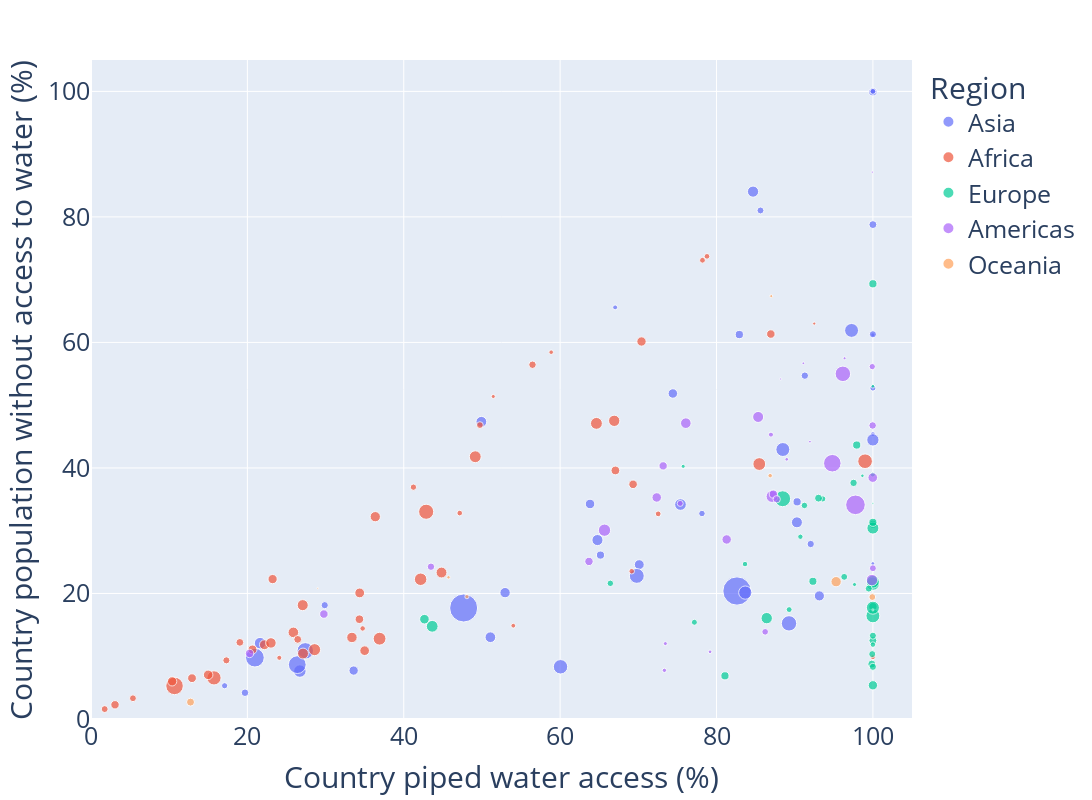

Notebook code for this chart:
### Code cell
# Piped water access by country
# create bubble chart from df_countries comprising: access to water, piped water, and using population as the size of the bubble
# create a new column for the size of the bubble

# create bubble size column with square root transformation for improved visuals
country_medians["bubble_size"] = country_medians["country_pop_raw"] **0.5

px.scatter(
    country_medians, 
    y="percent_without_water", 
    # x="NATPiped", 
    x="piped_calculated", 
    size="bubble_size", 
    color="region", 
    hover_name="Entity", 
    # title="Access to Water vs. Piped Water vs. Population",
).update_layout(
    yaxis_title="Country population without access to water (%)",
    xaxis_title="Country piped water access (%)",
    legend_title="Region",
    width=1200,
    height=800,
    font=dict(size=25),
    # xaxis_tickangle=-45,
    # yaxis=dict(tickfont=dict(size=2)),
    # title=dict(font=dict(size=20)),
).update_xaxes(range=[0, 105]).update_yaxes(range=[0, 105])

### Figure 1 — Plotly figure (JSON) as saved in the notebook; plotly's stock layout.template omitted (floating-point values rounded to 4 significant figures)
{"data": [{"hovertemplate": "<b>%{hovertext}</b><br><br>region=Asia<br>piped_calculated=%{x}<br>percent_without_water=%{y}<br>bubble_size=%{marker.size}<extra></extra>", "hovertext": ["Afghanistan", "United Arab Emirates", "Armenia", "Azerbaijan", "Bangladesh", "Bahrain", "Brunei Darussalam", "Bhutan", "China", "Cyprus", "Georgia", "Indonesia", "India", "Iran, Islamic Republic of", "Iraq", "Israel", "Jordan", "Japan", "Kazakhstan", "Kyrgyzstan", "Cambodia", "Korea, Republic of", "Lao People's Democratic Republic", "Lebanon", "Sri Lanka", "Myanmar", "Mongolia", "Malaysia", "Nepal", "Oman", "Pakistan", "Philippines", "Korea, Democratic People's Republic of", "Qatar", "Saudi Arabia", "Singapore", "Syrian Arab Republic", "Thailand", "Tajikistan", "Turkmenistan", "Timor-Leste", "Türkiye", "Taiwan, Province of China", "Uzbekistan", "Viet Nam", "Yemen"], "legendgroup": "Asia", "marker": {"color": "#636efa", "size": [6312.0, 3161.0, 1723.0, 3197.0, 12900.0, 1322.0, 664.5, 883.1, 38000.0, 1103.0, 1995.0, 16620.0, 37330.0, 9221.0, 6417.0, 2965.0, 3205.0, 11230.0, 4358.0, 2575.0, 4117.0, 7163.0, 2716.0, 2602.0, 4637.0, 7403.0, 1825.0, 5725.0, 5447.0, 2285.0, 15010.0, 10540.0, 5088.0, 1712.0, 5945.0, 2428.0, 4275.0, 8364.0, 3122.0, 2473.0, 1159.0, 9222.0, 4884.0, 5825.0, 9908.0, 5522.0], "sizemode": "area", "sizeref": 95.01, "symbol": "circle"}, "mode": "markers", "name": "Asia", "orientation": "v", "showlegend": true, "type": "scatter", "x": [21.63, 100.0, 100.0, 90.31, 27.41, 100, 99.99, 100, 82.62, 100.0, 78.14, 20.96, 47.66, 97.27, 75.39, 100, 82.92, 89.27, 63.82, 92.05, 33.59, 100, 19.7, 91.29, 70.12, 26.71, 17.09, 90.28, 51.08, 85.62, 26.38, 69.8, 52.96, 100.0, 84.67, 100, 74.41, 83.68, 65.16, 29.89, 67.04, 88.48, 93.15, 64.77, 60.05, 49.92], "xaxis": "x", "y": [12.09, 99.93, 52.73, 34.6, 10.85, 100, 24.78, 61.19, 20.39, 45.39, 32.74, 9.776, 17.69, 61.91, 34.17, 78.77, 61.25, 15.24, 34.26, 27.88, 7.718, 44.47, 4.185, 54.71, 24.6, 7.639, 5.298, 31.34, 13.03, 81.03, 8.656, 22.8, 20.13, 100.0, 84.03, 61.3, 51.86, 20.14, 26.11, 18.13, 65.58, 42.94, 19.62, 28.51, 8.319, 47.35], "yaxis": "y"}, {"hovertemplate": "<b>%{hovertext}</b><br><br>region=Africa<br>piped_calculated=%{x}<br>percent_without_water=%{y}<br>bubble_size=%{marker.size}<extra></extra>", "hovertext": ["Angola", "Burundi", "Benin", "Burkina Faso", "Botswana", "Central African Republic", "Côte d'Ivoire", "Cameroon", "Congo, Democratic Republic of the", "Congo", "Djibouti", "Algeria", "Egypt", "Eritrea", "Western Sahara", "Ethiopia", "Gabon", "Ghana", "Guinea", "Gambia", "Guinea-Bissau", "Equatorial Guinea", "Kenya", "Liberia", "Libya", "Lesotho", "Morocco", "Madagascar", "Mali", "Mozambique", "Mauritania", "Mauritius", "Malawi", "Namibia", "Niger", "Nigeria", "Rwanda", "Sudan", "Senegal", "Sierra Leone", "Somalia", "South Sudan", "Sao Tome and Principe", "Eswatini", "Chad", "Togo", "Tunisia", "Tanzania, United Republic of", "Uganda", "South Africa", "Zambia", "Zimbabwe"], "legendgroup": "Africa", "marker": {"color": "#EF553B", "size": [5825.0, 3501.0, 3529.0, 4636.0, 1548.0, 2218.0, 5201.0, 5218.0, 9611.0, 2378.0, 1001.0, 6680.0, 10210.0, 1898.0, 782.2, 10860.0, 1510.0, 5633.0, 3674.0, 1577.0, 1420.0, 1204.0, 7415.0, 2276.0, 2638.0, 1469.0, 6111.0, 5332.0, 4567.0, 5671.0, 2185.0, 1128.0, 4433.0, 1609.0, 5013.0, 14540.0, 3644.0, 6701.0, 4147.0, 2853.0, 4045.0, 3374.0, 472.6, 1083.0, 4113.0, 2912.0, 3455.0, 7842.0, 6865.0, 7749.0, 4350.0, 3885.0], "sizemode": "area", "sizeref": 95.01, "symbol": "circle"}, "mode": "markers", "name": "Africa", "orientation": "v", "showlegend": true, "type": "scatter", "x": [27.08, 69.33, 34.33, 22.17, 78.78, 5.365, 33.37, 23.01, 15.73, 17.31, 58.85, 64.64, 99.0, 41.24, 51.45, 42.87, 47.16, 44.83, 12.92, 72.54, 34.74, 24.08, 42.16, 1.751, 56.46, 69.15, 66.92, 25.88, 34.37, 27.12, 49.74, 100.0, 35.0, 78.2, 36.36, 10.68, 67.07, 49.14, 70.41, 19.04, 23.23, 3.073, 92.5, 54.01, 10.38, 26.44, 86.95, 36.91, 28.6, 85.47, 14.98, 20.65], "xaxis": "x", "y": [18.14, 37.39, 15.9, 11.83, 73.72, 3.307, 12.99, 12.12, 6.55, 9.345, 58.44, 47.1, 41.07, 36.94, 51.39, 33.02, 32.81, 23.34, 6.504, 32.68, 14.43, 9.751, 22.27, 1.579, 56.44, 23.54, 47.51, 13.8, 20.09, 10.43, 46.83, 9.837, 10.89, 73.09, 32.24, 5.266, 39.6, 41.79, 60.15, 12.21, 22.29, 2.265, 63.01, 14.86, 5.999, 12.69, 61.34, 12.8, 11.05, 40.62, 7.035, 11.07], "yaxis": "y"}, {"hovertemplate": "<b>%{hovertext}</b><br><br>region=Europe<br>piped_calculated=%{x}<br>percent_without_water=%{y}<br>bubble_size=%{marker.size}<extra></extra>", "hovertext": ["Albania", "Austria", "Belgium", "Bulgaria", "Bosnia and Herzegovina", "Belarus", "Switzerland", "Czechia", "Germany", "Denmark", "Spain", "Estonia", "Finland", "France", "United Kingdom of Great Britain and Northern Ireland", "Greece", "Croatia", "Hungary", "Ireland", "Iceland", "Italy", "Liechtenstein", "Lithuania", "Luxembourg", "Latvia", "Moldova, Republic of", "North Macedonia", "Malta", "Montenegro", "Netherlands, Kingdom of the", "Norway", "Poland", "Portugal", "Romania", "Russian Federation", "San Marino", "Serbia", "Slovakia", "Slovenia", "Sweden", "Ukraine"], "legendgroup": "Europe", "marker": {"color": "#00cc96", "size": [1695.0, 3007.0, 3411.0, 2626.0, 1807.0, 3073.0, 2952.0, 3275.0, 9160.0, 2411.0, 6837.0, 1151.0, 2355.0, 8089.0, 8259.0, 3220.0, 2020.0, 3104.0, 2232.0, 586.0, 7770.0, 195.6, 1640.0, 796.8, 1366.0, 2006.0, 1443.0, 665.4, 792.5, 4144.0, 2338.0, 6148.0, 3189.0, 4374.0, 12080.0, 184.4, 2949.0, 2337.0, 1442.0, 3188.0, 6593.0], "sizemode": "area", "sizeref": 95.01, "symbol": "circle"}, "mode": "markers", "name": "Europe", "orientation": "v", "showlegend": true, "type": "scatter", "x": [77.17, 99.86, 100.0, 97.53, 93.59, 92.33, 100, 100.0, 100.0, 100, 100.0, 99.98, 99.92, 100, 100.0, 100.0, 91.24, 100, 96.33, 98.66, 100.0, 100.0, 89.29, 97.65, 90.73, 66.42, 83.64, 100, 75.74, 100.0, 100.0, 86.42, 97.93, 42.65, 88.46, 100, 93.04, 99.47, 100.0, 81.08, 43.64], "xaxis": "x", "y": [15.41, 8.75, 17.89, 37.62, 35.07, 21.94, 12.5, 31.04, 16.43, 8.313, 30.42, 38.94, 10.34, 17.74, 21.56, 69.34, 34.03, 31.34, 22.65, 38.75, 21.87, 17.38, 17.43, 21.43, 29.04, 21.62, 24.68, 53.02, 40.26, 5.371, 13.28, 16.07, 43.65, 15.9, 35.09, 34.37, 35.19, 20.78, 11.85, 6.879, 14.77], "yaxis": "y"}, {"hovertemplate": "<b>%{hovertext}</b><br><br>region=Americas<br>piped_calculated=%{x}<br>percent_without_water=%{y}<br>bubble_size=%{marker.size}<extra></extra>", "hovertext": ["Argentina", "Bahamas", "Belize", "Bolivia, Plurinational State of", "Brazil", "Canada", "Chile", "Colombia", "Costa Rica", "Cuba", "Dominican Republic", "Ecuador", "Grenada", "Greenland", "Guatemala", "Guyana", "Honduras", "Haiti", "Jamaica", "Saint Kitts and Nevis", "Saint Lucia", "Mexico", "Nicaragua", "Panama", "Peru", "Paraguay", "El Salvador", "Suriname", "Trinidad and Tobago", "Uruguay", "United States of America", "Saint Vincent and the Grenadines", "Venezuela, Bolivarian Republic of"], "legendgroup": "Americas", "marker": {"color": "#ab63fa", "size": [6753.0, 630.0, 636.3, 3440.0, 14630.0, 6170.0, 4383.0, 7160.0, 2267.0, 3364.0, 3310.0, 4229.0, 336.2, 238.5, 4272.0, 889.0, 3172.0, 3397.0, 1724.0, 231.4, 429.4, 11410.0, 2589.0, 2093.0, 5776.0, 2687.0, 2553.0, 769.3, 1185.0, 1867.0, 18250.0, 333.6, 5358.0], "sizemode": "area", "sizeref": 95.01, "symbol": "circle"}, "mode": "markers", "name": "Americas", "orientation": "v", "showlegend": true, "type": "scatter", "x": [87.1, 88.98, 79.17, 29.79, 94.81, 99.88, 99.98, 65.67, 100.0, 63.69, 73.17, 81.3, 91.1, 99.92, 72.35, 73.34, 87.27, 20.28, 75.35, 88.21, 96.38, 96.16, 43.48, 86.22, 85.32, 99.97, 87.7, 73.46, 86.96, 99.92, 97.77, 91.94, 76.08], "xaxis": "x", "y": [35.45, 41.38, 10.71, 16.72, 40.75, 22.14, 38.46, 30.08, 24.02, 25.11, 40.33, 28.6, 56.68, 87.13, 35.3, 7.753, 35.84, 10.45, 34.35, 54.17, 57.48, 55.0, 24.26, 13.89, 48.12, 46.77, 35.01, 12.02, 45.31, 56.15, 34.12, 44.18, 47.14], "yaxis": "y"}, {"hovertemplate": "<b>%{hovertext}</b><br><br>region=Oceania<br>piped_calculated=%{x}<br>percent_without_water=%{y}<br>bubble_size=%{marker.size}<extra></extra>", "hovertext": ["Australia", "Fiji", "New Zealand", "Palau", "Papua New Guinea", "Solomon Islands", "Vanuatu", "Samoa"], "legendgroup": "Oceania", "marker": {"color": "#FFA15A", "size": [5078.0, 950.2, 2205.0, 134.8, 3020.0, 839.0, 560.8, 447.4], "sizemode": "area", "sizeref": 95.01, "symbol": "circle"}, "mode": "markers", "name": "Oceania", "orientation": "v", "showlegend": true, "type": "scatter", "x": [95.29, 86.86, 99.92, 29.0, 12.73, 48.08, 45.72, 87], "xaxis": "x", "y": [21.88, 38.77, 19.43, 20.83, 2.694, 19.49, 22.57, 67.38], "yaxis": "y"}], "layout": {"font": {"size": 25}, "height": 800, "legend": {"itemsizing": "constant", "title": {"text": "Region"}, "tracegroupgap": 0}, "margin": {"t": 60}, "width": 1200, "xaxis": {"anchor": "y", "domain": [0, 1], "range": [0, 105], "title": {"text": "Country piped water access (%)"}}, "yaxis": {"anchor": "x", "domain": [0, 1], "range": [0, 105], "title": {"text": "Country population without access to water (%)"}}}}
